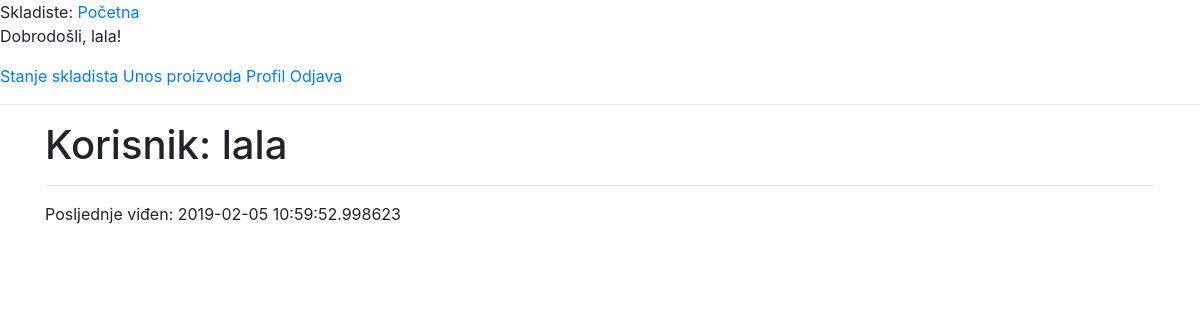
/user/lala (signed in), run on an earlier commit of the app's database.
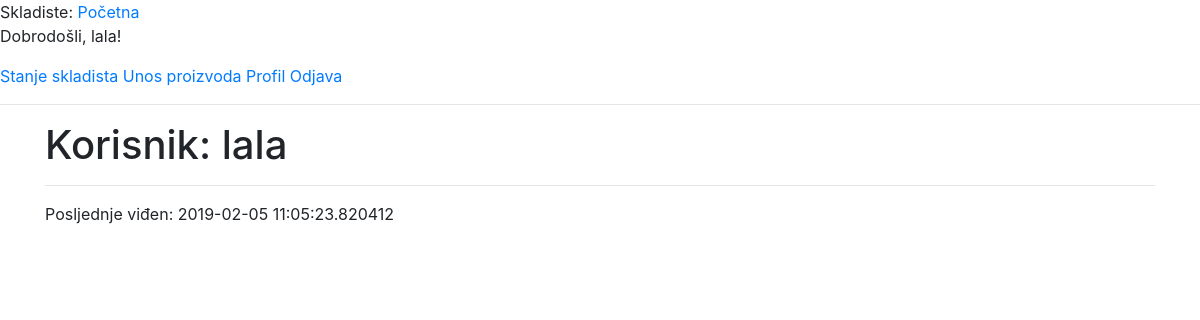
And on a later commit of the database.
### app/models.py (models this page shows, shortened)
class User(UserMixin, db.Model):
	id = db.Column(db.Integer, primary_key=True)
	username = db.Column(db.String(64), index=True, unique=True)
	email = db.Column(db.String(120), index=True, unique=True)
	password_hash = db.Column(db.String(128))
	last_seen = db.Column(db.DateTime, default=datetime.utcnow)

### app/routes.py (the view)
@app.route('/user/<username>')
@login_required
def user(username):
	user = User.query.filter_by(username=username).first_or_404()
	return render_template('user.html', user=user)

### app/models.py (called while the page is built)
@login.user_loader
def load_user(id):
	return User.query.get(int(id))

### app/routes.py (called while the page is built)
@app.before_request
def before_request():
	if current_user.is_authenticated:
		current_user.last_seen = datetime.utcnow()
		db.session.commit()

### app/templates/user.html
{% extends "base.html" %}
{% block content %}
    <h1>Korisnik: {{ user.username }}</h1>
    <hr>
    {% if user.last_seen %}<p>Posljednje viđen: {{ user.last_seen }}</p>{% endif %}
{% endblock %}

### app/templates/base.html (shortened to what this page needs)
<html>
    <head>
        <link rel="stylesheet" href="https://stackpath.bootstrapcdn.com/bootstrap/4.2.1/css/bootstrap.min.css">
    </head>
    <body>
        <div>Skladiste:
        	<a href="{{ url_for('index') }}">Početna</a>
        	{% if current_user.is_anonymous %}
        	<a href="{{ url_for('login') }}">Prijava</a>
        	{% else %}
        	<p>Dobrodošli, {{ current_user.username }}!</p>
        	<a href="{{ url_for('stanje_skladista') }}">Stanje skladista</a>
        	<a href="{{ url_for('unos_proizvoda') }}">Unos proizvoda</a>
        	<a href="{{ url_for('user', username=current_user.username) }}">Profil</a>
        	<a href="{{ url_for('logout') }}">Odjava</a>
        	{% endif %}
        </div>
        <hr>
        <div class="container">
	        {% block content %}
	        {% endblock %}
        </div>
    </body>
</html>

What changed in the data, as far as the page shows it:
changed User "lala": last_seen "2019-02-05 10:59:52.998623" → "2019-02-05 11:05:23.820412"
